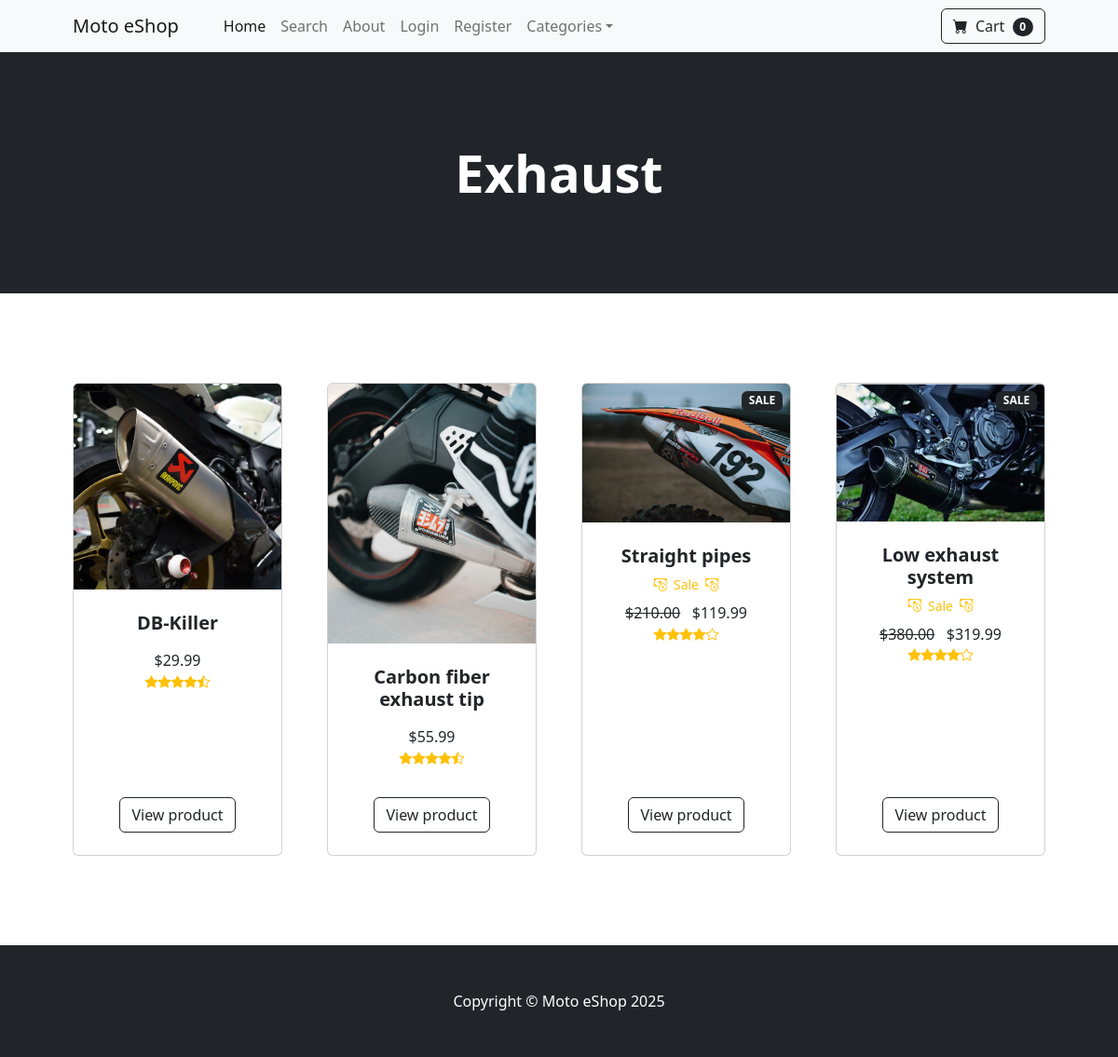
Screenshot of /category/Exhaust with the database file from the repository.
### store/models.py (models this page shows, shortened)
class Category(models.Model):
    name = models.CharField(max_length = 50)
    def __str__(self):
        return self.name
    class Meta:
        verbose_name_plural = 'categories'

class Product(models.Model):
	name = models.CharField(max_length = 100)
	price = models.DecimalField(default=0, decimal_places=2, max_digits=6)
	category = models.ForeignKey(Category, on_delete=models.CASCADE, default=1)
	description = models.CharField(max_length = 600, default='', blank=True, null=True)
	image = models.ImageField(upload_to='uploads/product/')
	is_sale = models.BooleanField(default=False)
	sale_price = models.DecimalField(default=0, decimal_places=2, max_digits=6)

### store/views.py (the view)
# urls.py: path('category/<str:foo>', views.category, name='category'),
def category(request, foo):
    foo = foo.replace('-', ' ')
    try:
        category = Category.objects.get(name=foo)
        products = Product.objects.filter(category=category)
        return render(request, 'category.html', {'products': products, 'category': category})
    except:
        messages.success(request, ("That category doesn't seem to exist"))
        return redirect('home')

### cart/cart.py (called while the page is built)
	def __len__(self):
		return sum(item['quantity'] for item in self.cart.values())

### cart/context_processors.py (called while the page is built)
def cart(request):
	return {'cart': Cart(request)}

### store/context_processors.py (called while the page is built)
def cart(request):
    return {'cart': Cart(request)}

### store/templates/category.html (shortened to what this page needs)
{% extends 'base.html' %}
{% block content %}
<header class="bg-dark py-5">
    <div class="container px-4 px-lg-5 my-5">
        <div class="text-center text-white">
            <h1 class="display-4 fw-bolder">{{ category }}</h1>
        </div>
    </div>
</header>
<section class="py-5">
    <div class="container px-4 px-lg-5 mt-5">
        <div class="row gx-4 gx-lg-5 row-cols-2 row-cols-md-3 row-cols-xl-4 justify-content-center">
            {% for product in products %}
                {% if product.is_sale %}
                <div class="col mb-5">
                <div class="card h-100">
                    <div class="badge bg-dark text-white position-absolute" style="top: 0.5rem; right: 0.5rem">SALE</div>
                    <a href="{% url 'product' product.id %}">
                        <img class="card-img-top" src="{{product.image.url}}" alt="..."  />
                    </a>
                    <div class="card-body p-4">
                        <div class="text-center">
                            <h5 class="fw-bolder">{{ product.name }}</h5>
                            <div class="d-flex justify-content-center small text-warning mb-2"><div class="bi-cash-coin"></div> &nbsp;&nbsp;Sale&nbsp;&nbsp;<div class="bi-cash-coin"></div></div>
                            <strike>${{ product.price }}</strike>
                            &nbsp;
                            ${{ product.sale_price }}
                            <div class="d-flex justify-content-center small text-warning mb-2">
                                <div class="bi-star-fill"></div>
                                <div class="bi-star-fill"></div>
                                <div class="bi-star-fill"></div>
                                <div class="bi-star-fill"></div>
                                <div class="bi-star"></div>
                            </div>
                        </div>
                    </div>
                    {% if product.id %}
                    <div class="card-footer p-4 pt-0 border-top-0 bg-transparent">
                        <div class="text-center">
                            <a class="btn btn-outline-dark mt-auto" href="{% url 'product' product.id %}">View product</a>
                        </div>
                    </div>
                    {% endif %}
                </div>
            </div>
                {% else %}
                <div class="col mb-5">
                <div class="card h-100">
                    <a href="{% url 'product' product.id %}">
                        <img class="card-img-top" src="{{product.image.url}}" alt="..."  />
                    </a>
                    <div class="card-body p-4">
                        <div class="text-center">
                            <h5 class="fw-bolder">{{ product.name }}</h5>
                            ${{ product.price }}
                            <div class="d-flex justify-content-center small text-warning mb-2">
                                <div class="bi-star-fill"></div>
                                <div class="bi-star-fill"></div>
                                <div class="bi-star-fill"></div>
                                <div class="bi-star-fill"></div>
                                <div class="bi-star-half"></div>
                            </div>
                        </div>
                    </div>
                    {% if product.id %}
                    <div class="card-footer p-4 pt-0 border-top-0 bg-transparent">
                        <div class="text-center">
                            <a class="btn btn-outline-dark mt-auto" href="{% url 'product' product.id %}">View product</a>
                        </div>
                    </div>
                    {% endif %}
                </div>
            </div>
                {% endif %}
            {% endfor %}
        </div>
    </div>
</section>
{% endblock %}

### rows the page displays
Category: name "Exhaust"
Product: image (picture), name "DB-Killer", price "29.99", shows "View product"
Product: image (picture), name "Carbon fiber exhaust tip", price "55.99", shows "View product"
Product: image (picture), name "Straight pipes", price "210.00", sale_price "119.99", shows "View product"
Product: image (picture), name "Low exhaust system", price "380.00", sale_price "319.99", shows "View product"

### other values shown
{{ cart|length }} "0"
